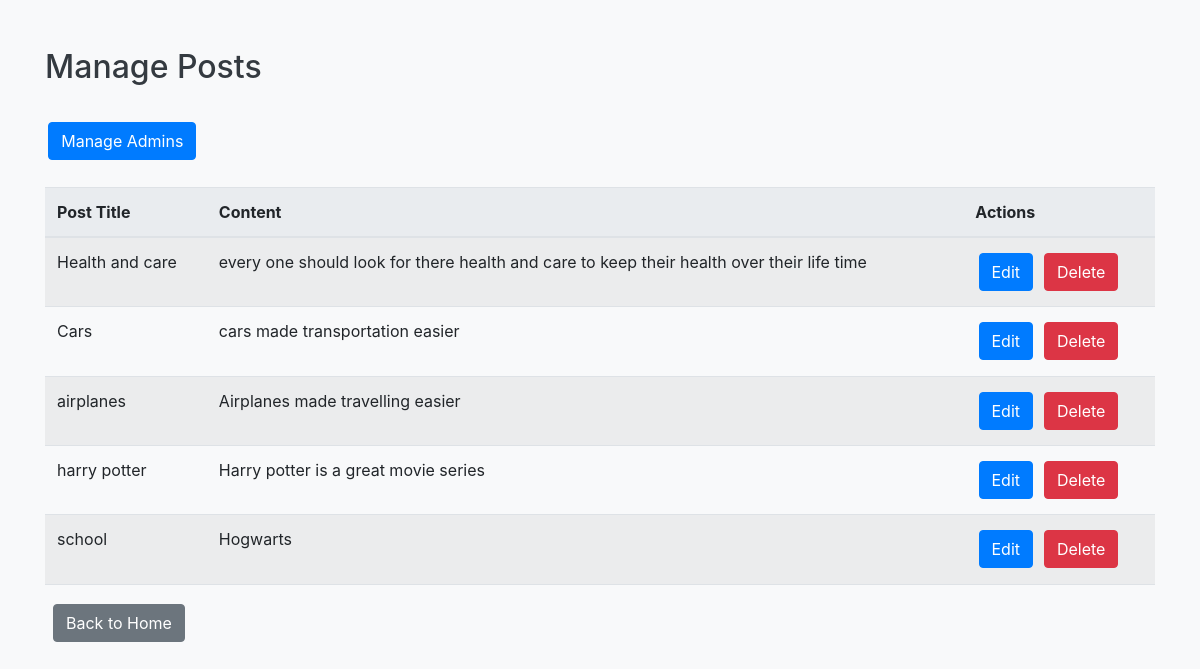
Page /manage_posts (signed in) on the committed database.
### tables this page shows
CREATE TABLE posts (
            id INTEGER PRIMARY KEY AUTOINCREMENT,
            author_id INTEGER NOT NULL,
            title TEXT NOT NULL,
            content TEXT NOT NULL,
            likes INTEGER DEFAULT 0,     
            created_at TIMESTAMP DEFAULT CURRENT_TIMESTAMP,
            file_url TEXT,
            FOREIGN KEY (author_id) REFERENCES users(id)
        );

### project.py (the view)
@app.route('/manage_posts', methods=['GET', 'POST'])
def manage_posts():
    user = db.get_user_by_username(session.get('username'))
    if user is None or user['user_type'] != 2:  # Check if the user is an admin
        return redirect(url_for('user_panel'))
    posts = db.get_all_posts()  # Fetch all posts
    return render_template('manage_posts.html', posts=posts, user=user)

### db.py (called while the page is built)
def get_db_connection():
    conn = sqlite3.connect('project.db')
    conn.row_factory = sqlite3.Row
    return conn

def get_all_posts():
    conn = get_db_connection()
    posts = conn.execute('SELECT * FROM posts').fetchall()
    conn.close()
    return posts

def get_user_by_username(username):
    conn = get_db_connection()
    user = conn.execute('SELECT * FROM users WHERE username = ?', (username,)).fetchone()
    conn.close()
    return user

### templates/manage_posts.html (shortened to what this page needs)
<!DOCTYPE html>
<html lang="en">
<head>
    <link href="https://stackpath.bootstrapcdn.com/bootstrap/4.5.2/css/bootstrap.min.css" rel="stylesheet">
</head>
<body>
    <div class="container">
        <h2>Manage Posts</h2>
        <div class="mb-4">
            <a href="{{ url_for('manage_admins') }}" class="btn btn-primary">Manage Admins</a>
        </div>
        <table class="table table-striped">
            <thead>
                <tr>
                    <th>Post Title</th>
                    <th>Content</th>
                    <th>Actions</th>
                </tr>
            </thead>
            <tbody>
                {% for post in posts %}
                <tr>
                    <td>{{ post.title }}</td>
                    <td>{{ post.content }}</td>
                    <td>
                        <a href="{{ url_for('edit_post', post_id=post.id) }}" class="btn btn-primary">Edit</a>
                        <form action="{{ url_for('delete_post', post_id=post.id) }}" method="POST" style="display:inline;">
                            <button type="submit" class="btn btn-danger" onclick="return confirm('Are you sure you want to delete this post?');">Delete</button>
                        </form>
                    </td>
                </tr>
                {% endfor %}
            </tbody>
        </table>
        <a href="{{ url_for('welcome_page') }}" class="btn btn-secondary">Back to Home</a>
    </div>
</body>
</html>

### templates/manage_posts.html (style rules this page uses)
body { background-color: #f8f9fa; }
.container { margin-top: 3rem; }
h2 { margin-bottom: 2rem; color: #343a40; }
table { width: 100%; margin-bottom: 1rem; color: #343a40; }
th, td { padding: 1rem; text-align: left; vertical-align: top; }
th { background-color: #e9ecef; border-bottom: 2px solid #dee2e6; }
td { border-bottom: 1px solid #dee2e6; }
.btn { margin: 0.2rem; }
.btn-secondary { margin-left: 0.5rem; }

### rows in the picture
posts: title "Health and care", content "every one should look for there health and care to keep their health over their life time"
posts: title "Cars", content "cars made transportation easier"
posts: title "airplanes", content "Airplanes made travelling easier"
posts: title "harry potter", content "Harry potter is a great movie series"
posts: title "school", content "Hogwarts"
